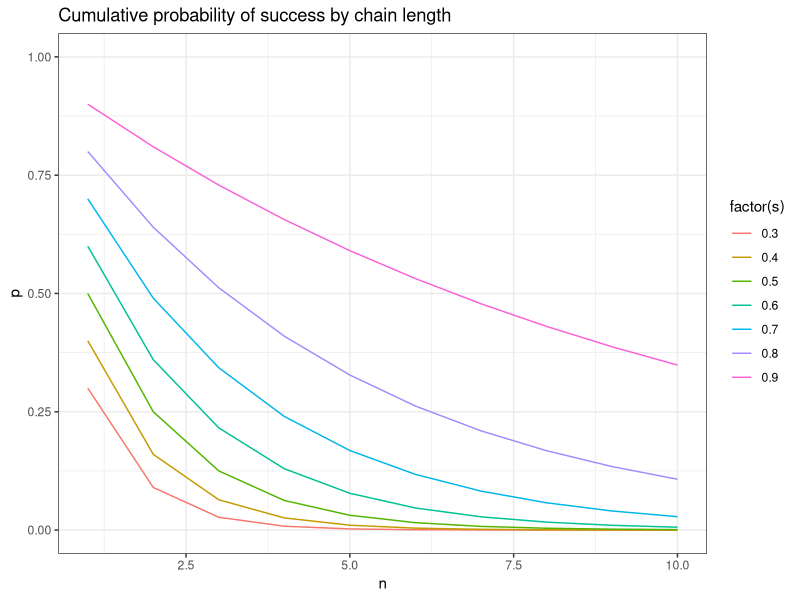
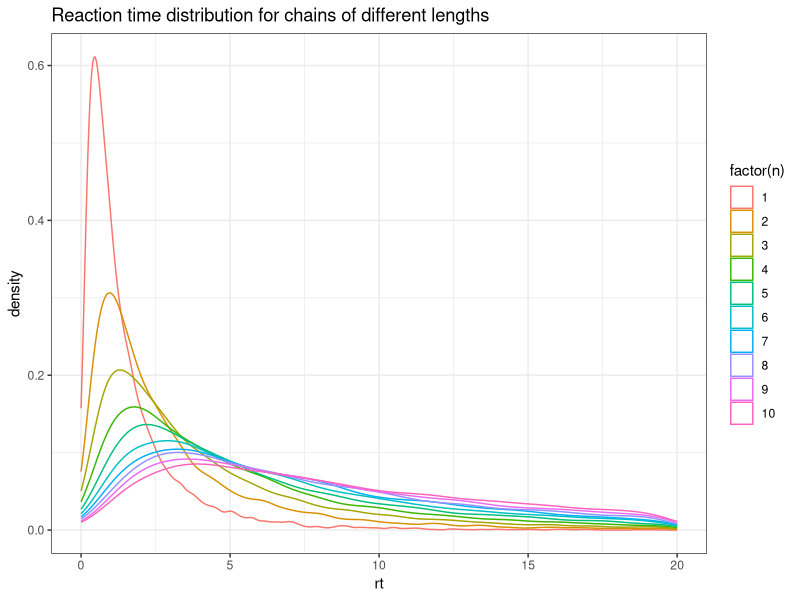
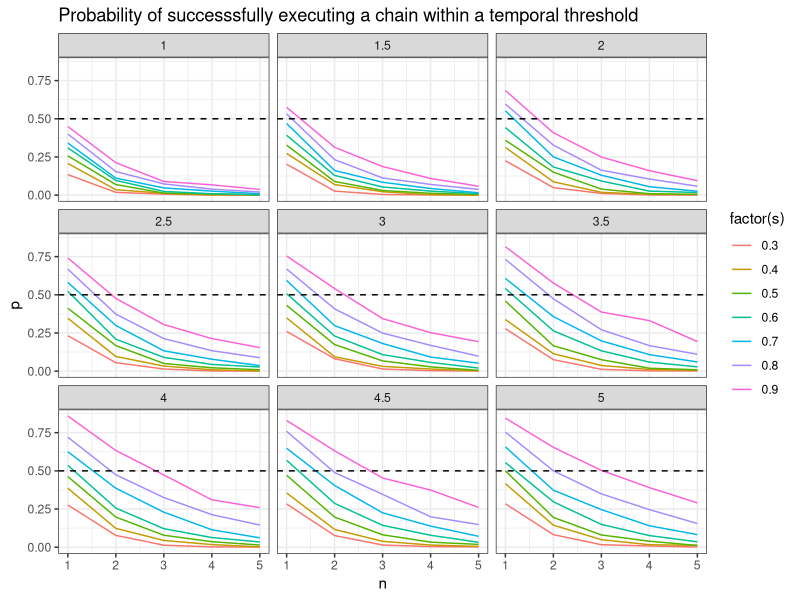

The R script that drew these images, in order:
## ---- chunk 1
# Code preliminaries.
library(dplyr)
library(ggplot2)
theme_set(theme_bw())
knitr::opts_chunk$set(echo=FALSE, cache=TRUE, warning=FALSE)
## ---- chunk 2
ns <- 1:10
ss <- seq(.3,.9,.1)

expand.grid(n = ns, s = ss) %>%
  mutate(p = s^n) %>%
  ggplot(aes(x = n, y = p, col = factor(s))) + 
  geom_line() + 
  ylim(c(0,1)) + 
  xlim(c(1, 10)) + 
  ggtitle("Cumulative probability of success by chain length")
## ---- chunk 3
mu = 0
sigma = 1
nsims = 10000

expand.grid(n = ns) %>%
  group_by(n) %>%
  do(data.frame(rt = rlnorm(nsims, mu, sigma)*.$n)) %>%
  ggplot(aes(x = rt, col = factor(n))) + 
  geom_density() + 
  xlim(c(0,20)) + 
  ggtitle("Reaction time distribution for chains of different lengths") 
## ---- chunk 4
thetas <- seq(1, 5, .5)
ns <- 1:5
nsims <- 1000

sims <- expand.grid(n = ns, 
            s = ss, 
            theta = thetas) %>%
  group_by(n, s, theta) %>%
  do(data.frame(rt = rlnorm(nsims)*.$n, 
                success = rbinom(nsims, .$n, .$s) == .$n)) %>%
  mutate(relevant = rt < theta & success) %>%
  group_by(n, s, theta) %>%
  summarise(p = mean(relevant))

ggplot(sims, aes(x = n, y = p, col = factor(s))) + 
  geom_line() + 
  facet_wrap(~theta) +
  geom_hline(yintercept = .5, lty = 2) + 
  ggtitle("Probability of successsfully executing a chain within a temporal threshold")
